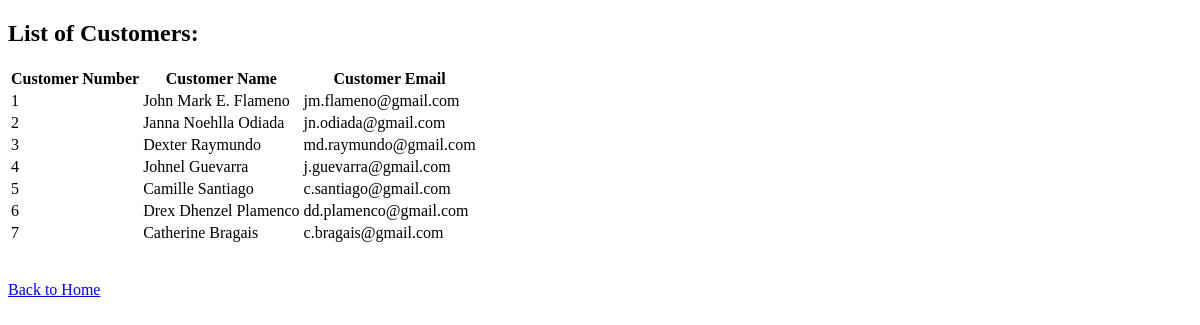
Page /CustomerAccount on the earlier database version.
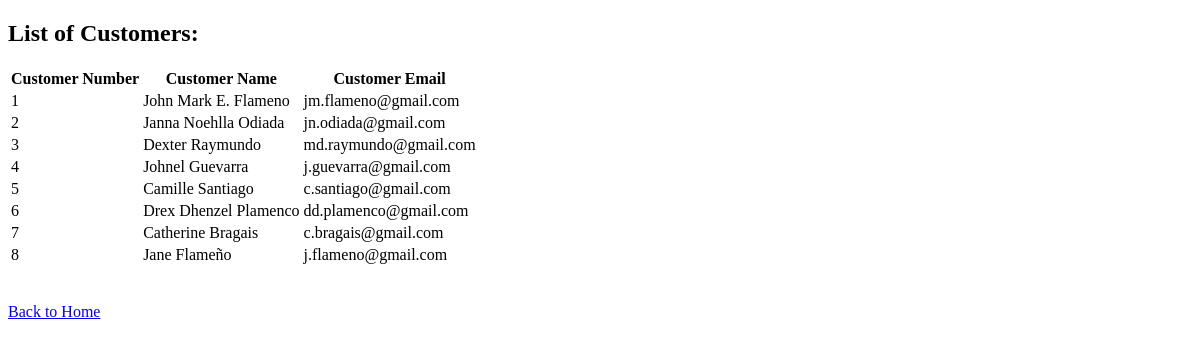
Same page on the later database version.
### TrialSystem/models.py (models this page shows)
class Customer(models.Model):
    CustomerName = models.CharField(max_length=100)
    CustomerNumber = models.IntegerField()
    CustomerEmail = models.EmailField()

### TrialSystem/views.py (the view)
# urls.py: path('CustomerAccount', views.CustomerAccount, name='CustomerAccount'),
def CustomerAccount(request):
    customers = models.Customer.objects.all()
    template = 'Customer_List.html'
    context = {
        'customers': customers,
    }
    return render(request, template, context)

### templates/Customer_List.html (shortened to what this page needs)
<!DOCTYPE html>
<html lang="en">
<head>
</head>
<body>
    <h2>List of Customers:</h2>
    <table>
        <tr>
            <th>Customer Number</th>
            <th>Customer Name</th>
            <th>Customer Email</th>
        </tr>
        {% for customer in customers %}
            <tr>
                <td>{{ customer.CustomerNumber }}</td>
                <td>{{ customer.CustomerName }}</td>
                <td>{{ customer.CustomerEmail }}</td>
            </tr>
        {% endfor %}
    </table>
    <br>
    <br>
    <a href="{% url 'MainPage' %}"> Back to Home</a>
</body>
</html>

Differences in the rows shown:
added Customer: CustomerNumber "8", CustomerName "Jane Flameño", CustomerEmail "j.flameno@gmail.com"
